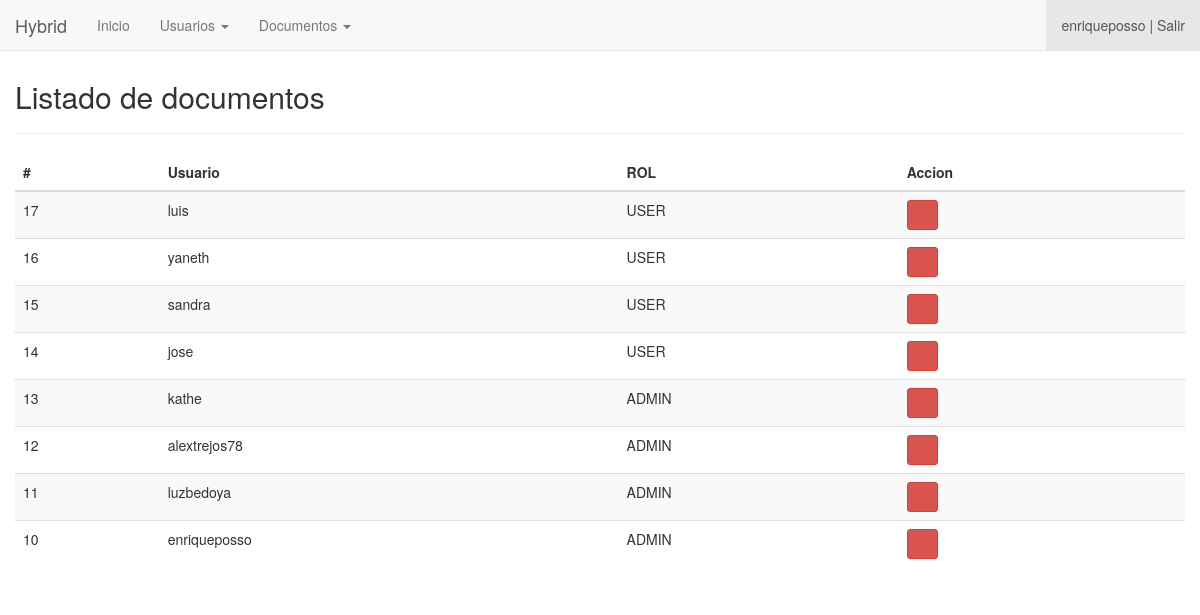
Screenshot of /dashboard/usuarios.index.php (signed in) with the database file from the repository.
### tables this page shows
CREATE TABLE `usuarios` (
  `id` bigint(20) NOT NULL AUTO_INCREMENT,
  `usuario` varchar(30) NOT NULL,
  `contrasenia` text NOT NULL,
  `rol` enum('ADMIN','USER') NOT NULL,
  PRIMARY KEY (`id`)
);

### dashboard/usuarios.index.php (the view, shortened to what this page needs)
<?php
  require_once('../config/connection.php');
?>
<!DOCTYPE html>
<html>
  <head>
    <link rel="stylesheet" href="<?=APP_URL?>resources/bootstrap/css/bootstrap.min.css">
    <link rel="stylesheet" href="<?=APP_URL?>resources/css/flatly.min.css">
    <link rel="stylesheet" href="<?=APP_URL?>resources/datatables/css/jquery.dataTables.min.css">
  </head>
  <body style="padding-top: 60px;">
    <?php include('layouts/navbar.php'); ?>
    <div class="container-fluid">
      <div class="row">
        <div class="col-md-12">
          <h2>Listado de documentos</h2>
          <hr>
          <table class="table table-striped table-hover">
            <thead>
              <tr>
                <th>#</th>
                <th>Usuario</th>
                <th>ROL</th>
                <th>Accion</th>
              </tr>
            </thead>
            <tbody>
              <?php
                $query = $mysql->prepare("SELECT * FROM usuarios ORDER BY id DESC");
                $query->execute();
                $rows = $query->fetchAll();
                foreach ($rows as $row) {
              ?>
              <tr>
                <td><?=$row['id']?></td>
                <td><?=$row['usuario']?></td>
                <td><?=$row['rol']?></td>
                <td>
					<button onclick="deletePost(<?=$row['id']?>);" class="btn btn-sm btn-danger"><span class="glyphicon glyphicon-remove"></span></button>
                </td>
              </tr>
              <?php } ?>
            </tbody>
          </table>
        </div>
      </div>
    </div>
  </body>
</html>

### dashboard/layouts/navbar.php (shortened to what this page needs)
<nav class="navbar navbar-default navbar-fixed-top">
  <div class="container-fluid">
    <div class="navbar-header">
      <a class="navbar-brand" href="#">Hybrid</a>
    </div>
    <div class="collapse navbar-collapse" id="bs-example-navbar-collapse-1">
      <ul class="nav navbar-nav">
        <li><a href="<?=APP_URL?>">Inicio <span class="sr-only">(current)</span></a></li>
        <?php
          if($_SESSION['rol'] == 'ADMIN'){
        ?>
        <li class="dropdown">
          <a href="#" class="dropdown-toggle" data-toggle="dropdown" role="button" aria-expanded="false">Usuarios <span class="caret"></span></a>
        </li>
        <?php } ?>
        <li class="dropdown">
          <a href="#" class="dropdown-toggle" data-toggle="dropdown" role="button" aria-expanded="false">Documentos <span class="caret"></span></a>
        </li>
      </ul>
      <ul class="nav navbar-nav navbar-right">
        <li class="active"><a href="<?=APP_URL.'auth/logout.php'?>"><?=$_SESSION['usuario']?> | Salir</a></li>
      </ul>
    </div>
  </div>
</nav>

### rows the page displays
usuarios: id "17", usuario "luis", rol "USER"
usuarios: id "16", usuario "yaneth", rol "USER"
usuarios: id "15", usuario "sandra", rol "USER"
usuarios: id "14", usuario "jose", rol "USER"
usuarios: id "13", usuario "kathe", rol "ADMIN"
usuarios: id "12", usuario "alextrejos78", rol "ADMIN"
usuarios: id "11", usuario "luzbedoya", rol "ADMIN"
usuarios: id "10", usuario "enriqueposso", rol "ADMIN"

### other values shown
$_SESSION['usuario'] "enriqueposso"
